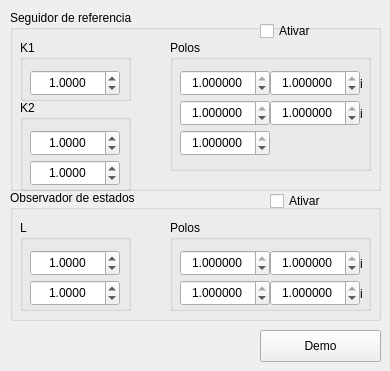
    <widget class="QWidget" name="tab_3">
     <attribute name="title">
      <string/>
     </attribute>
     <widget class="QGroupBox" name="groupBox_seguidorDeRef">
      <property name="geometry">
       <rect>
        <x>10</x>
        <y>10</y>
        <width>371</width>
        <height>181</height>
       </rect>
      </property>
      <property name="title">
       <string>Seguidor de referencia</string>
      </property>
      <widget class="QGroupBox" name="groupBox_k1">
       <property name="geometry">
        <rect>
         <x>10</x>
         <y>30</y>
         <width>111</width>
         <height>61</height>
        </rect>
       </property>
       <property name="title">
        <string>K1</string>
       </property>
       <widget class="QDoubleSpinBox" name="doubleSpinBox_k1">
        <property name="geometry">
         <rect>
          <x>10</x>
          <y>30</y>
          <width>90</width>
          <height>26</height>
         </rect>
        </property>
        <property name="sizePolicy">
         <sizepolicy hsizetype="Minimum" vsizetype="Minimum">
          <horstretch>0</horstretch>
          <verstretch>0</verstretch>
         </sizepolicy>
        </property>
        <property name="alignment">
         <set>Qt::AlignCenter</set>
        </property>
        <property name="decimals">
         <number>4</number>
        </property>
        <property name="minimum">
         <double>-100000.000000000000000</double>
        </property>
        <property name="maximum">
         <double>100000.000000000000000</double>
        </property>
        <property name="singleStep">
         <double>0.100000000000000</double>
        </property>
        <property name="value">
         <double>1.000000000000000</double>
        </property>
       </widget>
      </widget>
      <widget class="QGroupBox" name="groupBox_k2">
       <property name="geometry">
        <rect>
         <x>10</x>
         <y>90</y>
         <width>111</width>
         <height>91</height>
        </rect>
       </property>
       <property name="title">
        <string>K2</string>
       </property>
       <widget class="QDoubleSpinBox" name="doubleSpinBox_k2_1">
        <property name="geometry">
         <rect>
          <x>10</x>
          <y>30</y>
          <width>90</width>
          <height>26</height>
         </rect>
        </property>
        <property name="sizePolicy">
         <sizepolicy hsizetype="Minimum" vsizetype="Minimum">
          <horstretch>0</horstretch>
          <verstretch>0</verstretch>
         </sizepolicy>
        </property>
        <property name="alignment">
         <set>Qt::AlignCenter</set>
        </property>
        <property name="decimals">
         <number>4</number>
        </property>
        <property name="minimum">
         <double>-100000.000000000000000</double>
        </property>
        <property name="maximum">
         <double>100000.000000000000000</double>
        </property>
        <property name="singleStep">
         <double>0.100000000000000</double>
        </property>
        <property name="value">
         <double>1.000000000000000</double>
        </property>
       </widget>
       <widget class="QDoubleSpinBox" name="doubleSpinBox_k2_2">
        <property name="geometry">
         <rect>
          <x>10</x>
          <y>60</y>
          <width>90</width>
          <height>26</height>
         </rect>
        </property>
        <property name="sizePolicy">
         <sizepolicy hsizetype="Minimum" vsizetype="Minimum">
          <horstretch>0</horstretch>
          <verstretch>0</verstretch>
         </sizepolicy>
        </property>
        <property name="alignment">
         <set>Qt::AlignCenter</set>
        </property>
        <property name="decimals">
         <number>4</number>
        </property>
        <property name="minimum">
         <double>-100000.000000000000000</double>
        </property>
        <property name="maximum">
         <double>100000.000000000000000</double>
        </property>
        <property name="singleStep">
         <double>0.100000000000000</double>
        </property>
        <property name="value">
         <double>1.000000000000000</double>
        </property>
       </widget>
      </widget>
      <widget class="QGroupBox" name="groupBox_polos_seg">
       <property name="geometry">
        <rect>
         <x>160</x>
         <y>30</y>
         <width>201</width>
         <height>131</height>
        </rect>
       </property>
       <property name="title">
        <string>Polos</string>
       </property>
       <widget class="QDoubleSpinBox" name="doubleSpinBox_polo1Re_seg">
        <property name="geometry">
         <rect>
          <x>10</x>
          <y>30</y>
          <width>90</width>
          <height>26</height>
         </rect>
        </property>
        <property name="sizePolicy">
         <sizepolicy hsizetype="Minimum" vsizetype="Minimum">
          <horstretch>0</horstretch>
          <verstretch>0</verstretch>
         </sizepolicy>
        </property>
        <property name="alignment">
         <set>Qt::AlignCenter</set>
        </property>
        <property name="decimals">
         <number>6</number>
        </property>
        <property name="minimum">
         <double>-1.000000000000000</double>
        </property>
        <property name="maximum">
         <double>1.000000000000000</double>
        </property>
        <property name="singleStep">
         <double>0.010000000000000</double>
        </property>
        <property name="value">
         <double>1.000000000000000</double>
        </property>
       </widget>
       <widget class="QDoubleSpinBox" name="doubleSpinBox_polo2Re_seg">
        <property name="geometry">
         <rect>
          <x>10</x>
          <y>60</y>
          <width>90</width>
          <height>26</height>
         </rect>
        </property>
        <property name="sizePolicy">
         <sizepolicy hsizetype="Minimum" vsizetype="Minimum">
          <horstretch>0</horstretch>
          <verstretch>0</verstretch>
         </sizepolicy>
        </property>
        <property name="alignment">
         <set>Qt::AlignCenter</set>
        </property>
        <property name="decimals">
         <number>6</number>
        </property>
        <property name="minimum">
         <double>-1.000000000000000</double>
        </property>
        <property name="maximum">
         <double>1.000000000000000</double>
        </property>
        <property name="singleStep">
         <double>0.010000000000000</double>
        </property>
        <property name="value">
         <double>1.000000000000000</double>
        </property>
       </widget>
       <widget class="QDoubleSpinBox" name="doubleSpinBox_polo1Im_seg">
        <property name="geometry">
         <rect>
          <x>100</x>
          <y>30</y>
          <width>90</width>
          <height>26</height>
         </rect>
        </property>
        <property name="sizePolicy">
         <sizepolicy hsizetype="Minimum" vsizetype="Minimum">
          <horstretch>0</horstretch>
          <verstretch>0</verstretch>
         </sizepolicy>
        </property>
        <property name="alignment">
         <set>Qt::AlignCenter</set>
        </property>
        <property name="decimals">
         <number>6</number>
        </property>
        <property name="minimum">
         <double>-1.000000000000000</double>
        </property>
        <property name="maximum">
         <double>1.000000000000000</double>
        </property>
        <property name="singleStep">
         <double>0.010000000000000</double>
        </property>
        <property name="value">
         <double>1.000000000000000</double>
        </property>
       </widget>
       <widget class="QDoubleSpinBox" name="doubleSpinBox_polo2Im_seg">
        <property name="geometry">
         <rect>
          <x>100</x>
          <y>60</y>
          <width>90</width>
          <height>26</height>
         </rect>
        </property>
        <property name="sizePolicy">
         <sizepolicy hsizetype="Minimum" vsizetype="Minimum">
          <horstretch>0</horstretch>
          <verstretch>0</verstretch>
         </sizepolicy>
        </property>
        <property name="alignment">
         <set>Qt::AlignCenter</set>
        </property>
        <property name="decimals">
         <number>6</number>
        </property>
        <property name="minimum">
         <double>-1.000000000000000</double>
        </property>
        <property name="maximum">
         <double>1.000000000000000</double>
        </property>
        <property name="singleStep">
         <double>0.010000000000000</double>
        </property>
        <property name="value">
         <double>1.000000000000000</double>
        </property>
       </widget>
       <widget class="QLabel" name="label_p1i_seg">
        <property name="geometry">
         <rect>
          <x>190</x>
          <y>35</y>
          <width>16</width>
          <height>17</height>
         </rect>
        </property>
        <property name="text">
         <string>i</string>
        </property>
       </widget>
       <widget class="QLabel" name="label_p2i_seg">
        <property name="geometry">
         <rect>
          <x>190</x>
          <y>65</y>
          <width>16</width>
          <height>17</height>
         </rect>
        </property>
        <property name="text">
         <string>i</string>
        </property>
       </widget>
       <widget class="QDoubleSpinBox" name="doubleSpinBox_polo3Re_seg">
        <property name="geometry">
         <rect>
          <x>10</x>
          <y>90</y>
          <width>90</width>
          <height>26</height>
         </rect>
        </property>
        <property name="sizePolicy">
         <sizepolicy hsizetype="Minimum" vsizetype="Minimum">
          <horstretch>0</horstretch>
          <verstretch>0</verstretch>
         </sizepolicy>
        </property>
        <property name="alignment">
         <set>Qt::AlignCenter</set>
        </property>
        <property name="decimals">
         <number>6</number>
        </property>
        <property name="minimum">
         <double>-1.000000000000000</double>
        </property>
        <property name="maximum">
         <double>1.000000000000000</double>
        </property>
        <property name="singleStep">
         <double>0.010000000000000</double>
        </property>
        <property name="value">
         <double>1.000000000000000</double>
        </property>
       </widget>
      </widget>
      <widget class="QCheckBox" name="checkBox_seguidor_ativar">
       <property name="geometry">
        <rect>
         <x>250</x>
         <y>10</y>
         <width>97</width>
         <height>22</height>
        </rect>
       </property>
       <property name="text">
        <string>Ativar</string>
       </property>
      </widget>
     </widget>
     <widget class="QPushButton" name="demo">
      <property name="geometry">
       <rect>
        <x>260</x>
        <y>330</y>
        <width>121</width>
        <height>32</height>
       </rect>
      </property>
      <property name="text">
       <string>Demo</string>
      </property>
      <property name="checkable">
       <bool>true</bool>
      </property>
      <property name="checked">
       <bool>false</bool>
      </property>
     </widget>
     <widget class="QGroupBox" name="groupBox_Observador">
      <property name="geometry">
       <rect>
        <x>10</x>
        <y>190</y>
        <width>371</width>
        <height>131</height>
       </rect>
      </property>
      <property name="title">
       <string>Observador de estados</string>
      </property>
      <widget class="QGroupBox" name="groupBox_polos_ob">
       <property name="geometry">
        <rect>
         <x>160</x>
         <y>30</y>
         <width>201</width>
         <height>91</height>
        </rect>
       </property>
       <property name="title">
        <string>Polos</string>
       </property>
       <widget class="QDoubleSpinBox" name="doubleSpinBox_polo1Re_ob">
        <property name="geometry">
         <rect>
          <x>10</x>
          <y>30</y>
          <width>90</width>
          <height>26</height>
         </rect>
        </property>
        <property name="sizePolicy">
         <sizepolicy hsizetype="Minimum" vsizetype="Minimum">
          <horstretch>0</horstretch>
          <verstretch>0</verstretch>
         </sizepolicy>
        </property>
        <property name="alignment">
         <set>Qt::AlignCenter</set>
        </property>
        <property name="decimals">
         <number>6</number>
        </property>
        <property name="minimum">
         <double>-1.000000000000000</double>
        </property>
        <property name="maximum">
         <double>1.000000000000000</double>
        </property>
        <property name="singleStep">
         <double>0.010000000000000</double>
        </property>
        <property name="value">
         <double>1.000000000000000</double>
        </property>
       </widget>
       <widget class="QDoubleSpinBox" name="doubleSpinBox_polo2Re_ob">
        <property name="geometry">
         <rect>
          <x>10</x>
          <y>60</y>
          <width>90</width>
          <height>26</height>
         </rect>
        </property>
        <property name="sizePolicy">
         <sizepolicy hsizetype="Minimum" vsizetype="Minimum">
          <horstretch>0</horstretch>
          <verstretch>0</verstretch>
         </sizepolicy>
        </property>
        <property name="alignment">
         <set>Qt::AlignCenter</set>
        </property>
        <property name="decimals">
         <number>6</number>
        </property>
        <property name="minimum">
         <double>-1.000000000000000</double>
        </property>
        <property name="maximum">
         <double>1.000000000000000</double>
        </property>
        <property name="singleStep">
         <double>0.010000000000000</double>
        </property>
        <property name="value">
         <double>1.000000000000000</double>
        </property>
       </widget>
       <widget class="QDoubleSpinBox" name="doubleSpinBox_polo1Im_ob">
        <property name="geometry">
         <rect>
          <x>100</x>
          <y>30</y>
          <width>90</width>
          <height>26</height>
         </rect>
        </property>
        <property name="sizePolicy">
         <sizepolicy hsizetype="Minimum" vsizetype="Minimum">
          <horstretch>0</horstretch>
          <verstretch>0</verstretch>
         </sizepolicy>
        </property>
        <property name="alignment">
         <set>Qt::AlignCenter</set>
        </property>
        <property name="decimals">
         <number>6</number>
        </property>
        <property name="minimum">
         <double>-1.000000000000000</double>
        </property>
        <property name="maximum">
         <double>1.000000000000000</double>
        </property>
        <property name="singleStep">
         <double>0.010000000000000</double>
        </property>
        <property name="value">
         <double>1.000000000000000</double>
        </property>
       </widget>
       <widget class="QDoubleSpinBox" name="doubleSpinBox_polo2Im_ob">
        <property name="geometry">
         <rect>
          <x>100</x>
          <y>60</y>
          <width>90</width>
          <height>26</height>
         </rect>
        </property>
        <property name="sizePolicy">
         <sizepolicy hsizetype="Minimum" vsizetype="Minimum">
          <horstretch>0</horstretch>
          <verstretch>0</verstretch>
         </sizepolicy>
        </property>
        <property name="alignment">
         <set>Qt::AlignCenter</set>
        </property>
        <property name="decimals">
         <number>6</number>
        </property>
        <property name="minimum">
         <double>-1.000000000000000</double>
        </property>
        <property name="maximum">
         <double>1.000000000000000</double>
        </property>
        <property name="singleStep">
         <double>0.010000000000000</double>
        </property>
        <property name="value">
         <double>1.000000000000000</double>
        </property>
       </widget>
       <widget class="QLabel" name="label_p1i_ob">
        <property name="geometry">
         <rect>
          <x>190</x>
          <y>35</y>
          <width>16</width>
          <height>17</height>
         </rect>
        </property>
        <property name="text">
         <string>i</string>
        </property>
       </widget>
       <widget class="QLabel" name="label_p2i_ob">
        <property name="geometry">
         <rect>
          <x>190</x>
          <y>65</y>
          <width>16</width>
          <height>17</height>
         </rect>
        </property>
        <property name="text">
         <string>i</string>
        </property>
       </widget>
      </widget>
      <widget class="QGroupBox" name="groupBox_l">
       <property name="geometry">
        <rect>
         <x>10</x>
         <y>30</y>
         <width>111</width>
         <height>91</height>
        </rect>
       </property>
       <property name="title">
        <string>L</string>
       </property>
       <widget class="QDoubleSpinBox" name="doubleSpinBox_l1">
        <property name="geometry">
         <rect>
          <x>10</x>
          <y>30</y>
          <width>90</width>
          <height>26</height>
         </rect>
        </property>
        <property name="sizePolicy">
         <sizepolicy hsizetype="Minimum" vsizetype="Minimum">
          <horstretch>0</horstretch>
          <verstretch>0</verstretch>
         </sizepolicy>
        </property>
        <property name="alignment">
         <set>Qt::AlignCenter</set>
        </property>
        <property name="decimals">
         <number>4</number>
        </property>
        <property name="minimum">
         <double>-100000.000000000000000</double>
        </property>
        <property name="maximum">
         <double>100000.000000000000000</double>
        </property>
        <property name="singleStep">
         <double>0.010000000000000</double>
        </property>
        <property name="value">
         <double>1.000000000000000</double>
        </property>
       </widget>
       <widget class="QDoubleSpinBox" name="doubleSpinBox_l2">
        <property name="geometry">
         <rect>
          <x>10</x>
          <y>60</y>
          <width>90</width>
          <height>26</height>
         </rect>
        </property>
        <property name="sizePolicy">
         <sizepolicy hsizetype="Minimum" vsizetype="Minimum">
          <horstretch>0</horstretch>
          <verstretch>0</verstretch>
         </sizepolicy>
        </property>
        <property name="alignment">
         <set>Qt::AlignCenter</set>
        </property>
        <property name="decimals">
         <number>4</number>
        </property>
        <property name="minimum">
         <double>-100000.000000000000000</double>
        </property>
        <property name="maximum">
         <double>100000.000000000000000</double>
        </property>
        <property name="singleStep">
         <double>0.010000000000000</double>
        </property>
        <property name="value">
         <double>1.000000000000000</double>
        </property>
       </widget>
      </widget>
      <widget class="QCheckBox" name="checkBox_observador_ativar">
       <property name="geometry">
        <rect>
         <x>260</x>
         <y>0</y>
         <width>97</width>
         <height>22</height>
        </rect>
       </property>
       <property name="text">
        <string>Ativar</string>
       </property>
      </widget>
     </widget>
    </widget>
